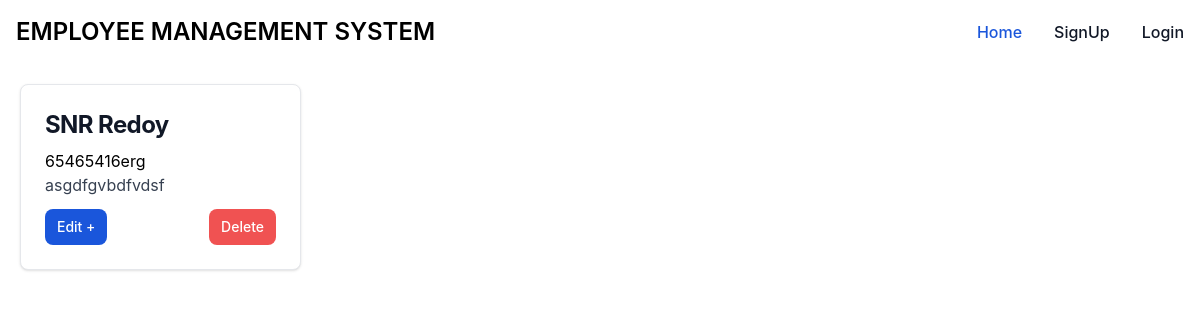
The app's page /, older data.
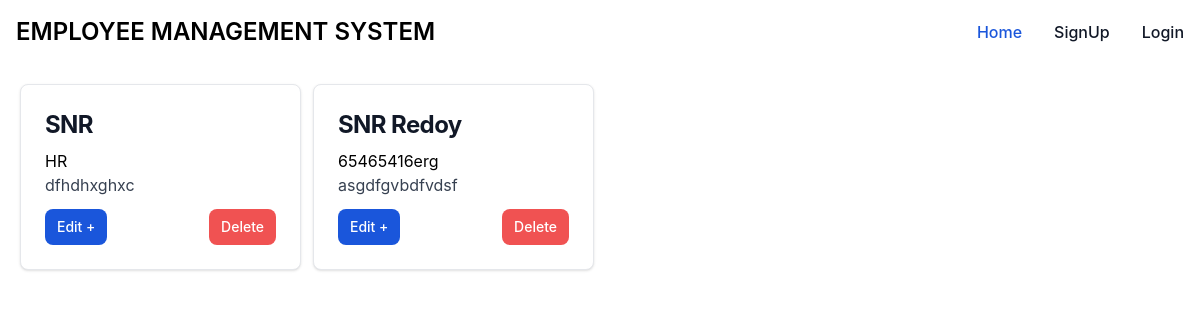
The same page, newer data.
### employee/models.py (models this page shows, shortened)
class Employee(models.Model):
    DESIGNATION_CHOICES = [
        ("manager", "Manager"),
        ("developer", "Developer"),
        ("designer", "Designer"),
        ("hr", "HR"),
        ("sales", "Sales"),
    ]
    name = models.CharField(max_length=100)
    address = models.CharField(max_length=255)
    phone_number = models.CharField(max_length=15, unique=True)
    salary = models.DecimalField(max_digits=10, decimal_places=2)
    designation = models.CharField(max_length=100, choices=DESIGNATION_CHOICES)
    description = models.TextField()

### employee/views.py (the view)
# urls.py: path("", HomeView.as_view(), name="home"),
class HomeView(ListView):
    model = Employee
    template_name = "employee/home.html"
    context_object_name = "employee"
    ordering = ["-id"]

### template/employee/home.html (shortened to what this page needs)
{% extends "base.html" %} {% block title %} Employee {% endblock title %}
{% block content %}
  <div class="grid sm:grid-cols-1 md:grid-cols-3 lg:grid-cols-4 xl:grid-cols-5 gap-3 p-5">
    {% for data in employee %}
      <div class="max-w-sm p-6 bg-white border border-gray-200 rounded-lg shadow dark:bg-gray-800 ">
          <a href="{% url "detail" data.id %}">
            <h5 class="mb-2 text-2xl font-bold tracking-tight text-gray-900 dark:text-white"> {{data.name}}</h5>
            <p> {{data.designation}}</p>
          </a>
          <p class="mb-3 font-normal text-gray-700 dark:text-gray-400">{{data.description}}</p>
          <div class='flex justify-between'>
            <a href="{% url "update" data.id %}" class="inline-flex items-center px-3 py-2 text-sm font-medium text-center text-white bg-blue-700 rounded-lg hover:bg-blue-800 focus:ring-4 focus:outline-none focus:ring-blue-300 ">
              Edit +</a>
            <a href="{% url "delete" data.id %}" class="inline-flex items-center px-3 py-2 text-sm font-medium text-center text-white bg-red-500 rounded-lg hover:bg-red-600 focus:ring-4 focus:outline-none focus:ring-red-300 ">
              Delete</a>
          </div>
        </div>
    {% endfor %}
  </div>
{% endblock content %}

Row changes from the older to the newer data that the page shows:
added Employee: name "SNR", designation "HR", description "dfhdhxghxc"
